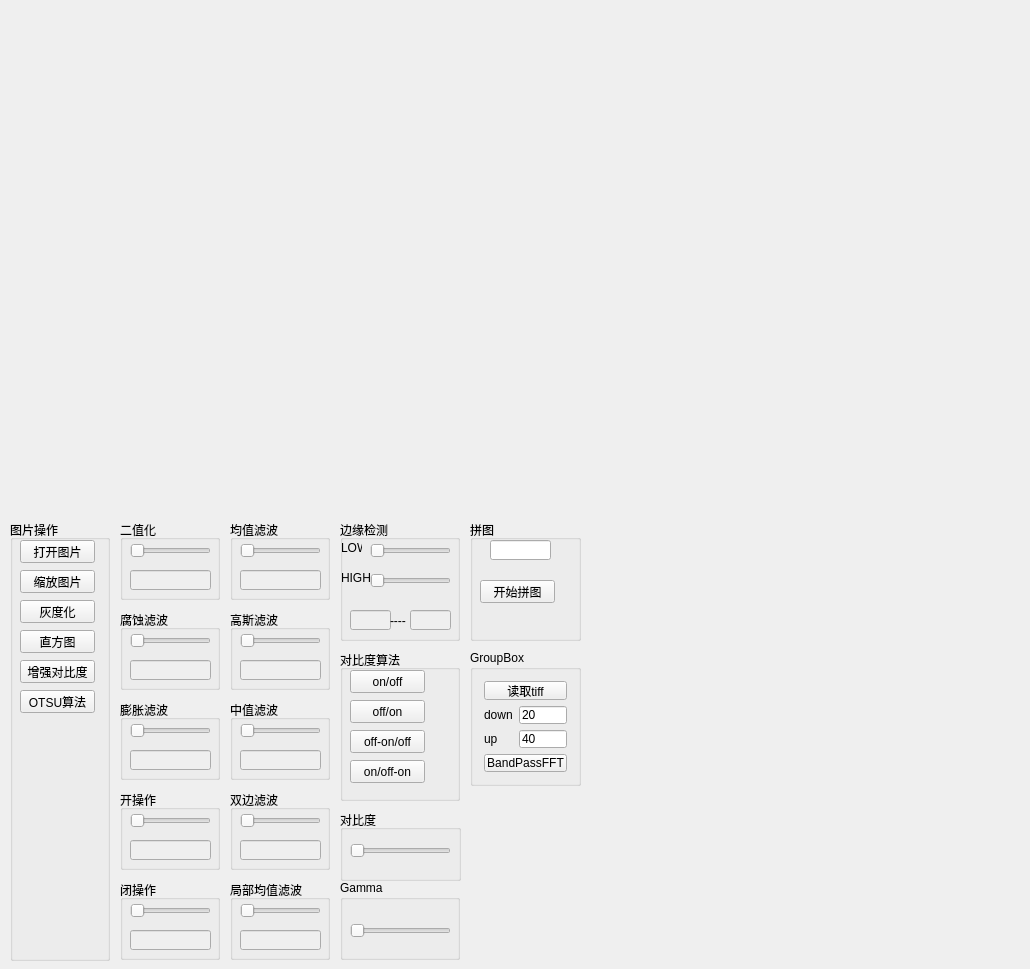
<?xml version="1.0" encoding="UTF-8"?>
<ui version="4.0">
 <class>cvToolsClass</class>
 <widget class="QWidget" name="cvToolsClass">
  <property name="geometry">
   <rect>
    <x>0</x>
    <y>0</y>
    <width>1030</width>
    <height>969</height>
   </rect>
  </property>
  <property name="windowTitle">
   <string>cvTools</string>
  </property>
  <widget class="QLabel" name="InputImg">
   <property name="geometry">
    <rect>
     <x>10</x>
     <y>10</y>
     <width>500</width>
     <height>500</height>
    </rect>
   </property>
   <property name="styleSheet">
    <string notr="true">image:url(:/cvTools/image/R.png);</string>
   </property>
   <property name="text">
    <string/>
   </property>
  </widget>
  <widget class="QLabel" name="OutputImg">
   <property name="geometry">
    <rect>
     <x>520</x>
     <y>10</y>
     <width>500</width>
     <height>500</height>
    </rect>
   </property>
   <property name="styleSheet">
    <string notr="true"/>
   </property>
   <property name="text">
    <string/>
   </property>
  </widget>
  <widget class="QGroupBox" name="groupBox1">
   <property name="geometry">
    <rect>
     <x>10</x>
     <y>520</y>
     <width>100</width>
     <height>441</height>
    </rect>
   </property>
   <property name="title">
    <string>图片操作</string>
   </property>
   <widget class="QPushButton" name="PB_OPENIMG">
    <property name="geometry">
     <rect>
      <x>10</x>
      <y>20</y>
      <width>75</width>
      <height>23</height>
     </rect>
    </property>
    <property name="text">
     <string>打开图片</string>
    </property>
   </widget>
   <widget class="QPushButton" name="PB_RESIZEIMG">
    <property name="geometry">
     <rect>
      <x>10</x>
      <y>50</y>
      <width>75</width>
      <height>23</height>
     </rect>
    </property>
    <property name="text">
     <string>缩放图片</string>
    </property>
   </widget>
   <widget class="QPushButton" name="PB_CVTCOLORIMG">
    <property name="geometry">
     <rect>
      <x>10</x>
      <y>80</y>
      <width>75</width>
      <height>23</height>
     </rect>
    </property>
    <property name="text">
     <string>灰度化</string>
    </property>
   </widget>
   <widget class="QPushButton" name="PB_HIST">
    <property name="geometry">
     <rect>
      <x>10</x>
      <y>110</y>
      <width>75</width>
      <height>23</height>
     </rect>
    </property>
    <property name="text">
     <string>直方图</string>
    </property>
   </widget>
   <widget class="QPushButton" name="PB_EnhanceImg">
    <property name="geometry">
     <rect>
      <x>10</x>
      <y>140</y>
      <width>75</width>
      <height>23</height>
     </rect>
    </property>
    <property name="text">
     <string>增强对比度</string>
    </property>
   </widget>
   <widget class="QPushButton" name="PB_OTSU">
    <property name="geometry">
     <rect>
      <x>10</x>
      <y>170</y>
      <width>75</width>
      <height>23</height>
     </rect>
    </property>
    <property name="text">
     <string>OTSU算法</string>
    </property>
   </widget>
  </widget>
  <widget class="QGroupBox" name="groupBox2">
   <property name="geometry">
    <rect>
     <x>120</x>
     <y>520</y>
     <width>100</width>
     <height>80</height>
    </rect>
   </property>
   <property name="title">
    <string>二值化</string>
   </property>
   <widget class="QSlider" name="S_THRESHOLD">
    <property name="geometry">
     <rect>
      <x>10</x>
      <y>20</y>
      <width>81</width>
      <height>22</height>
     </rect>
    </property>
    <property name="orientation">
     <enum>Qt::Horizontal</enum>
    </property>
   </widget>
   <widget class="QLineEdit" name="LE_THRESHOLD">
    <property name="enabled">
     <bool>false</bool>
    </property>
    <property name="geometry">
     <rect>
      <x>10</x>
      <y>50</y>
      <width>81</width>
      <height>20</height>
     </rect>
    </property>
   </widget>
  </widget>
  <widget class="QGroupBox" name="groupBox3">
   <property name="geometry">
    <rect>
     <x>120</x>
     <y>610</y>
     <width>100</width>
     <height>80</height>
    </rect>
   </property>
   <property name="title">
    <string>腐蚀滤波</string>
   </property>
   <widget class="QSlider" name="S_ERODE">
    <property name="geometry">
     <rect>
      <x>10</x>
      <y>20</y>
      <width>81</width>
      <height>22</height>
     </rect>
    </property>
    <property name="orientation">
     <enum>Qt::Horizontal</enum>
    </property>
   </widget>
   <widget class="QLineEdit" name="LE_ERODE">
    <property name="enabled">
     <bool>false</bool>
    </property>
    <property name="geometry">
     <rect>
      <x>10</x>
      <y>50</y>
      <width>81</width>
      <height>20</height>
     </rect>
    </property>
   </widget>
  </widget>
  <widget class="QGroupBox" name="groupBox4">
   <property name="geometry">
    <rect>
     <x>120</x>
     <y>700</y>
     <width>100</width>
     <height>80</height>
    </rect>
   </property>
   <property name="title">
    <string>膨胀滤波</string>
   </property>
   <widget class="QSlider" name="S_DILATE">
    <property name="geometry">
     <rect>
      <x>10</x>
      <y>20</y>
      <width>81</width>
      <height>22</height>
     </rect>
    </property>
    <property name="orientation">
     <enum>Qt::Horizontal</enum>
    </property>
   </widget>
   <widget class="QLineEdit" name="LE_DILATE">
    <property name="enabled">
     <bool>false</bool>
    </property>
    <property name="geometry">
     <rect>
      <x>10</x>
      <y>50</y>
      <width>81</width>
      <height>20</height>
     </rect>
    </property>
   </widget>
  </widget>
  <widget class="QGroupBox" name="groupBox4_2">
   <property name="geometry">
    <rect>
     <x>120</x>
     <y>790</y>
     <width>100</width>
     <height>80</height>
    </rect>
   </property>
   <property name="title">
    <string>开操作</string>
   </property>
   <widget class="QSlider" name="S_OPEN">
    <property name="geometry">
     <rect>
      <x>10</x>
      <y>20</y>
      <width>81</width>
      <height>22</height>
     </rect>
    </property>
    <property name="orientation">
     <enum>Qt::Horizontal</enum>
    </property>
   </widget>
   <widget class="QLineEdit" name="LE_OPEN">
    <property name="enabled">
     <bool>false</bool>
    </property>
    <property name="geometry">
     <rect>
      <x>10</x>
      <y>50</y>
      <width>81</width>
      <height>20</height>
     </rect>
    </property>
   </widget>
  </widget>
  <widget class="QGroupBox" name="groupBox4_3">
   <property name="geometry">
    <rect>
     <x>120</x>
     <y>880</y>
     <width>100</width>
     <height>80</height>
    </rect>
   </property>
   <property name="title">
    <string>闭操作</string>
   </property>
   <widget class="QSlider" name="S_CLOSE">
    <property name="geometry">
     <rect>
      <x>10</x>
      <y>20</y>
      <width>81</width>
      <height>22</height>
     </rect>
    </property>
    <property name="orientation">
     <enum>Qt::Horizontal</enum>
    </property>
   </widget>
   <widget class="QLineEdit" name="LE_CLOSE">
    <property name="enabled">
     <bool>false</bool>
    </property>
    <property name="geometry">
     <rect>
      <x>10</x>
      <y>50</y>
      <width>81</width>
      <height>20</height>
     </rect>
    </property>
   </widget>
  </widget>
  <widget class="QGroupBox" name="groupBox2_2">
   <property name="geometry">
    <rect>
     <x>230</x>
     <y>520</y>
     <width>100</width>
     <height>80</height>
    </rect>
   </property>
   <property name="title">
    <string>均值滤波</string>
   </property>
   <widget class="QSlider" name="S_BLUR">
    <property name="geometry">
     <rect>
      <x>10</x>
      <y>20</y>
      <width>81</width>
      <height>22</height>
     </rect>
    </property>
    <property name="orientation">
     <enum>Qt::Horizontal</enum>
    </property>
   </widget>
   <widget class="QLineEdit" name="LE_BLUR">
    <property name="enabled">
     <bool>false</bool>
    </property>
    <property name="geometry">
     <rect>
      <x>10</x>
      <y>50</y>
      <width>81</width>
      <height>20</height>
     </rect>
    </property>
   </widget>
  </widget>
  <widget class="QGroupBox" name="groupBox2_3">
   <property name="geometry">
    <rect>
     <x>230</x>
     <y>610</y>
     <width>100</width>
     <height>80</height>
    </rect>
   </property>
   <property name="title">
    <string>高斯滤波</string>
   </property>
   <widget class="QSlider" name="S_GAUSSIANBLUR">
    <property name="geometry">
     <rect>
      <x>10</x>
      <y>20</y>
      <width>81</width>
      <height>22</height>
     </rect>
    </property>
    <property name="orientation">
     <enum>Qt::Horizontal</enum>
    </property>
   </widget>
   <widget class="QLineEdit" name="LE_GAUSSIANBLUR">
    <property name="enabled">
     <bool>false</bool>
    </property>
    <property name="geometry">
     <rect>
      <x>10</x>
      <y>50</y>
      <width>81</width>
      <height>20</height>
     </rect>
    </property>
   </widget>
  </widget>
  <widget class="QGroupBox" name="groupBox2_4">
   <property name="geometry">
    <rect>
     <x>230</x>
     <y>700</y>
     <width>100</width>
     <height>80</height>
    </rect>
   </property>
   <property name="title">
    <string>中值滤波</string>
   </property>
   <widget class="QSlider" name="S_MEDIANBLUR">
    <property name="geometry">
     <rect>
      <x>10</x>
      <y>20</y>
      <width>81</width>
      <height>22</height>
     </rect>
    </property>
    <property name="orientation">
     <enum>Qt::Horizontal</enum>
    </property>
   </widget>
   <widget class="QLineEdit" name="LE_MEDIANBLUR">
    <property name="enabled">
     <bool>false</bool>
    </property>
    <property name="geometry">
     <rect>
      <x>10</x>
      <y>50</y>
      <width>81</width>
      <height>20</height>
     </rect>
    </property>
   </widget>
  </widget>
  <widget class="QGroupBox" name="groupBox2_5">
   <property name="geometry">
    <rect>
     <x>230</x>
     <y>790</y>
     <width>100</width>
     <height>80</height>
    </rect>
   </property>
   <property name="title">
    <string>双边滤波</string>
   </property>
   <widget class="QSlider" name="S_bilateralFilter">
    <property name="geometry">
     <rect>
      <x>10</x>
      <y>20</y>
      <width>81</width>
      <height>22</height>
     </rect>
    </property>
    <property name="orientation">
     <enum>Qt::Horizontal</enum>
    </property>
   </widget>
   <widget class="QLineEdit" name="LE_bilateralFilter">
    <property name="enabled">
     <bool>false</bool>
    </property>
    <property name="geometry">
     <rect>
      <x>10</x>
      <y>50</y>
      <width>81</width>
      <height>20</height>
     </rect>
    </property>
   </widget>
  </widget>
  <widget class="QGroupBox" name="groupBox2_6">
   <property name="geometry">
    <rect>
     <x>230</x>
     <y>880</y>
     <width>100</width>
     <height>80</height>
    </rect>
   </property>
   <property name="title">
    <string>局部均值滤波</string>
   </property>
   <widget class="QSlider" name="S_BOXFILTER">
    <property name="geometry">
     <rect>
      <x>10</x>
      <y>20</y>
      <width>81</width>
      <height>22</height>
     </rect>
    </property>
    <property name="orientation">
     <enum>Qt::Horizontal</enum>
    </property>
   </widget>
   <widget class="QLineEdit" name="LE_BOXFILTER">
    <property name="enabled">
     <bool>false</bool>
    </property>
    <property name="geometry">
     <rect>
      <x>10</x>
      <y>50</y>
      <width>81</width>
      <height>20</height>
     </rect>
    </property>
   </widget>
  </widget>
  <widget class="QGroupBox" name="groupBox">
   <property name="geometry">
    <rect>
     <x>340</x>
     <y>520</y>
     <width>120</width>
     <height>121</height>
    </rect>
   </property>
   <property name="title">
    <string>边缘检测</string>
   </property>
   <widget class="QSlider" name="S_CANNYLOW">
    <property name="geometry">
     <rect>
      <x>30</x>
      <y>20</y>
      <width>81</width>
      <height>22</height>
     </rect>
    </property>
    <property name="orientation">
     <enum>Qt::Horizontal</enum>
    </property>
   </widget>
   <widget class="QLabel" name="label">
    <property name="geometry">
     <rect>
      <x>1</x>
      <y>20</y>
      <width>21</width>
      <height>16</height>
     </rect>
    </property>
    <property name="text">
     <string>LOW</string>
    </property>
   </widget>
   <widget class="QSlider" name="S_CANNYHIGH">
    <property name="geometry">
     <rect>
      <x>30</x>
      <y>50</y>
      <width>81</width>
      <height>22</height>
     </rect>
    </property>
    <property name="orientation">
     <enum>Qt::Horizontal</enum>
    </property>
   </widget>
   <widget class="QLabel" name="label_2">
    <property name="geometry">
     <rect>
      <x>1</x>
      <y>50</y>
      <width>31</width>
      <height>16</height>
     </rect>
    </property>
    <property name="text">
     <string>HIGH</string>
    </property>
   </widget>
   <widget class="QLineEdit" name="LE_CANNYLOW">
    <property name="enabled">
     <bool>false</bool>
    </property>
    <property name="geometry">
     <rect>
      <x>10</x>
      <y>90</y>
      <width>41</width>
      <height>20</height>
     </rect>
    </property>
   </widget>
   <widget class="QLineEdit" name="LE_CANNYHIGH">
    <property name="enabled">
     <bool>false</bool>
    </property>
    <property name="geometry">
     <rect>
      <x>70</x>
      <y>90</y>
      <width>41</width>
      <height>20</height>
     </rect>
    </property>
   </widget>
   <widget class="QLabel" name="label_3">
    <property name="geometry">
     <rect>
      <x>50</x>
      <y>93</y>
      <width>21</width>
      <height>16</height>
     </rect>
    </property>
    <property name="text">
     <string>----</string>
    </property>
   </widget>
  </widget>
  <widget class="QGroupBox" name="groupBox_2">
   <property name="geometry">
    <rect>
     <x>340</x>
     <y>650</y>
     <width>120</width>
     <height>151</height>
    </rect>
   </property>
   <property name="title">
    <string>对比度算法</string>
   </property>
   <widget class="QPushButton" name="PB_db1">
    <property name="geometry">
     <rect>
      <x>10</x>
      <y>20</y>
      <width>75</width>
      <height>23</height>
     </rect>
    </property>
    <property name="text">
     <string>on/off</string>
    </property>
   </widget>
   <widget class="QPushButton" name="PB_db2">
    <property name="geometry">
     <rect>
      <x>10</x>
      <y>50</y>
      <width>75</width>
      <height>23</height>
     </rect>
    </property>
    <property name="text">
     <string>off/on</string>
    </property>
   </widget>
   <widget class="QPushButton" name="PB_db3">
    <property name="geometry">
     <rect>
      <x>10</x>
      <y>80</y>
      <width>75</width>
      <height>23</height>
     </rect>
    </property>
    <property name="text">
     <string>off-on/off</string>
    </property>
   </widget>
   <widget class="QPushButton" name="PB_db4">
    <property name="geometry">
     <rect>
      <x>10</x>
      <y>110</y>
      <width>75</width>
      <height>23</height>
     </rect>
    </property>
    <property name="text">
     <string>on/off-on</string>
    </property>
   </widget>
  </widget>
  <widget class="QGroupBox" name="groupBox_3">
   <property name="geometry">
    <rect>
     <x>340</x>
     <y>810</y>
     <width>121</width>
     <height>71</height>
    </rect>
   </property>
   <property name="title">
    <string>对比度</string>
   </property>
   <widget class="QSlider" name="S_Contrast">
    <property name="geometry">
     <rect>
      <x>10</x>
      <y>30</y>
      <width>101</width>
      <height>22</height>
     </rect>
    </property>
    <property name="orientation">
     <enum>Qt::Horizontal</enum>
    </property>
   </widget>
  </widget>
  <widget class="QGroupBox" name="groupBox_4">
   <property name="geometry">
    <rect>
     <x>340</x>
     <y>880</y>
     <width>120</width>
     <height>80</height>
    </rect>
   </property>
   <property name="title">
    <string>Gamma</string>
   </property>
   <widget class="QSlider" name="S_Gamma">
    <property name="geometry">
     <rect>
      <x>10</x>
      <y>40</y>
      <width>101</width>
      <height>22</height>
     </rect>
    </property>
    <property name="orientation">
     <enum>Qt::Horizontal</enum>
    </property>
   </widget>
  </widget>
  <widget class="QGroupBox" name="groupBox_5">
   <property name="geometry">
    <rect>
     <x>470</x>
     <y>520</y>
     <width>111</width>
     <height>121</height>
    </rect>
   </property>
   <property name="title">
    <string>拼图</string>
   </property>
   <widget class="QPushButton" name="PB_NewMat">
    <property name="geometry">
     <rect>
      <x>10</x>
      <y>60</y>
      <width>75</width>
      <height>23</height>
     </rect>
    </property>
    <property name="text">
     <string>开始拼图</string>
    </property>
   </widget>
   <widget class="QLineEdit" name="LE_Number">
    <property name="geometry">
     <rect>
      <x>20</x>
      <y>20</y>
      <width>61</width>
      <height>20</height>
     </rect>
    </property>
   </widget>
  </widget>
  <widget class="QGroupBox" name="groupBox_6">
   <property name="geometry">
    <rect>
     <x>470</x>
     <y>650</y>
     <width>111</width>
     <height>136</height>
    </rect>
   </property>
   <property name="title">
    <string>GroupBox</string>
   </property>
   <layout class="QGridLayout" name="gridLayout">
    <item row="0" column="0" colspan="2">
     <widget class="QPushButton" name="PB_ReadTiff">
      <property name="text">
       <string>读取tiff</string>
      </property>
     </widget>
    </item>
    <item row="1" column="0">
     <widget class="QLabel" name="label_4">
      <property name="text">
       <string>down</string>
      </property>
     </widget>
    </item>
    <item row="1" column="1">
     <widget class="QLineEdit" name="LE_BandPassDown">
      <property name="text">
       <string>20</string>
      </property>
     </widget>
    </item>
    <item row="2" column="0">
     <widget class="QLabel" name="label_5">
      <property name="text">
       <string>up</string>
      </property>
     </widget>
    </item>
    <item row="2" column="1">
     <widget class="QLineEdit" name="lineEdit_BandPassUp">
      <property name="text">
       <string>40</string>
      </property>
     </widget>
    </item>
    <item row="3" column="0" colspan="2">
     <widget class="QPushButton" name="PB_BandPass">
      <property name="text">
       <string>BandPassFFT</string>
      </property>
     </widget>
    </item>
   </layout>
  </widget>
 </widget>
 <layoutdefault spacing="6" margin="11"/>
 <resources>
  <include location="cvTools.qrc"/>
 </resources>
 <connections/>
</ui>
